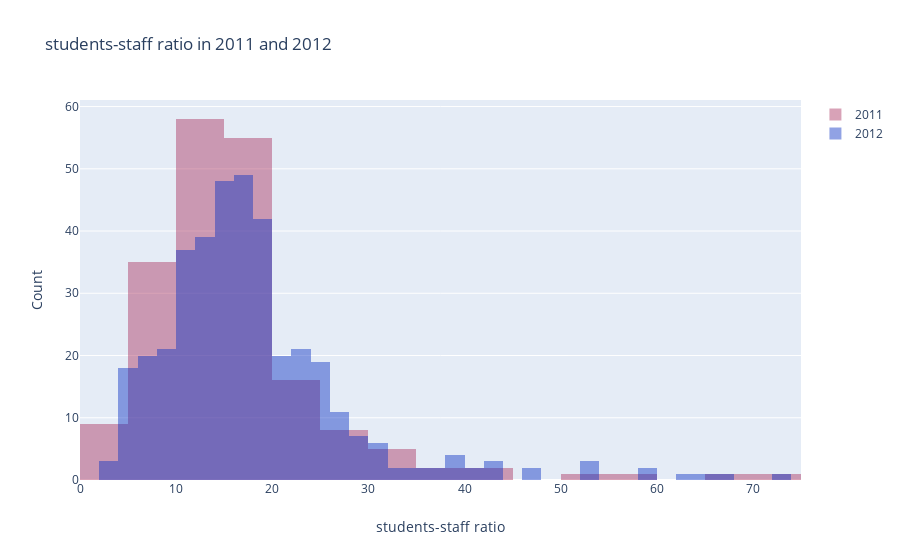

Notebook code cell kept with this figure:
### Markdown cell above
<a id="7"></a> <br>
# Histogram
<font color='red'>
Lets look at histogram of students-staff ratio in 2011 and 2012 years. 
    <font color='black'>
* trace1 = first histogram
    * x = x axis
    * y = y axis
    * opacity = opacity of histogram
    * name = name of legend
    * marker = color of histogram
* trace2 = second histogram
* layout = layout 
    * barmode = mode of histogram like overlay. Also you can change it with *stack*

### Code cell
#2011 ve 2012deki students-staff ratio lara bakıcaz
#prepare data

x2011 = timesData.student_staff_ratio[timesData.year == 2011] 
x2012 = timesData.student_staff_ratio[timesData.year == 2012]

trace1 = go.Histogram(
    x=x2011,
    opacity=0.75,
    name = "2011",
    marker=dict(color='rgba(171, 50, 96, 0.6)'))
trace2 = go.Histogram(
    x=x2012,
    opacity=0.75,
    name = "2012",
    marker=dict(color='rgba(12, 50, 196, 0.6)'))

data = [trace1, trace2]
layout = go.Layout(barmode='overlay',
                   title=' students-staff ratio in 2011 and 2012',
                   xaxis=dict(title='students-staff ratio'),
                   yaxis=dict( title='Count'),
)
fig = go.Figure(data=data, layout=layout)
iplot(fig)

### Figure 1 — Plotly figure (JSON) as saved in the notebook; plotly's stock layout.template omitted (floating-point values rounded to 4 significant figures; data arrays with more than 128 entries replaced by an {"elided": "..."} marker saying what was removed)
{"data": [{"marker": {"color": "rgba(171, 50, 96, 0.6)"}, "name": "2011", "opacity": 0.75, "type": "histogram", "x": {"elided": "200 float values"}}, {"marker": {"color": "rgba(12, 50, 196, 0.6)"}, "name": "2012", "opacity": 0.75, "type": "histogram", "x": {"elided": "402 float values"}}], "layout": {"barmode": "overlay", "title": {"text": " students-staff ratio in 2011 and 2012"}, "xaxis": {"title": {"text": "students-staff ratio"}}, "yaxis": {"title": {"text": "Count"}}}}
